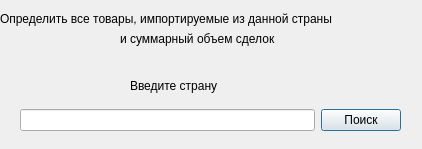
<?xml version="1.0" encoding="UTF-8"?>
<ui version="4.0">
 <class>importFromDialog</class>
 <widget class="QDialog" name="importFromDialog">
  <property name="geometry">
   <rect>
    <x>0</x>
    <y>0</y>
    <width>422</width>
    <height>149</height>
   </rect>
  </property>
  <property name="windowTitle">
   <string>Dialog</string>
  </property>
  <widget class="QLabel" name="label">
   <property name="geometry">
    <rect>
     <x>130</x>
     <y>70</y>
     <width>111</width>
     <height>31</height>
    </rect>
   </property>
   <property name="text">
    <string>Введите страну</string>
   </property>
  </widget>
  <widget class="QLabel" name="label_2">
   <property name="geometry">
    <rect>
     <x>0</x>
     <y>10</y>
     <width>421</width>
     <height>18</height>
    </rect>
   </property>
   <property name="text">
    <string>Определить все товары, импортируемые из данной страны</string>
   </property>
  </widget>
  <widget class="QLabel" name="label_3">
   <property name="geometry">
    <rect>
     <x>120</x>
     <y>30</y>
     <width>201</width>
     <height>18</height>
    </rect>
   </property>
   <property name="text">
    <string>и суммарный объем сделок</string>
   </property>
  </widget>
  <widget class="QWidget" name="">
   <property name="geometry">
    <rect>
     <x>20</x>
     <y>100</y>
     <width>381</width>
     <height>41</height>
    </rect>
   </property>
   <layout class="QHBoxLayout" name="horizontalLayout">
    <item>
     <widget class="QLineEdit" name="lineEdit"/>
    </item>
    <item>
     <widget class="QPushButton" name="pushButton_findCountry">
      <property name="text">
       <string>Поиск</string>
      </property>
     </widget>
    </item>
   </layout>
  </widget>
 </widget>
 <resources/>
 <connections/>
</ui>
